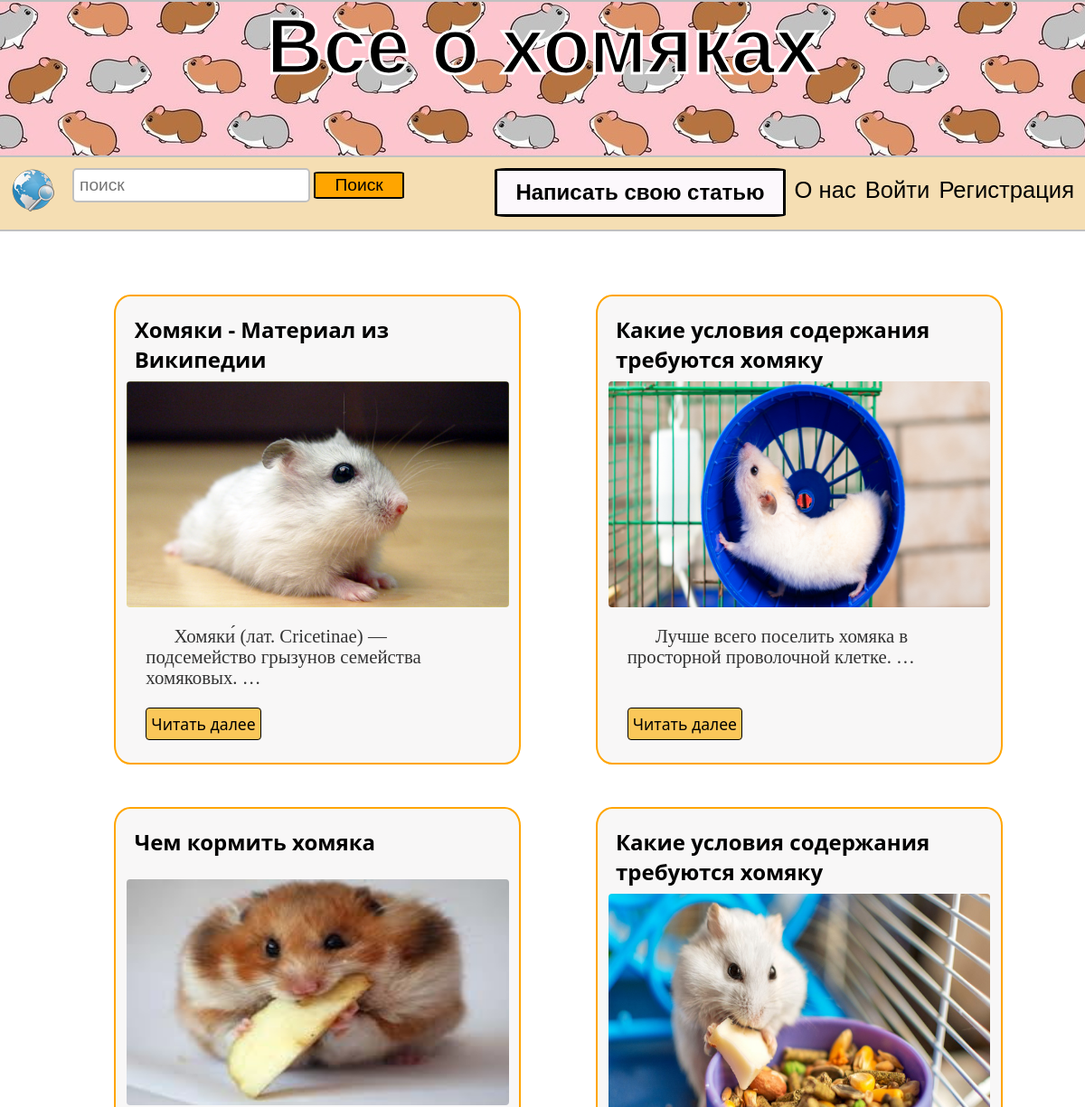
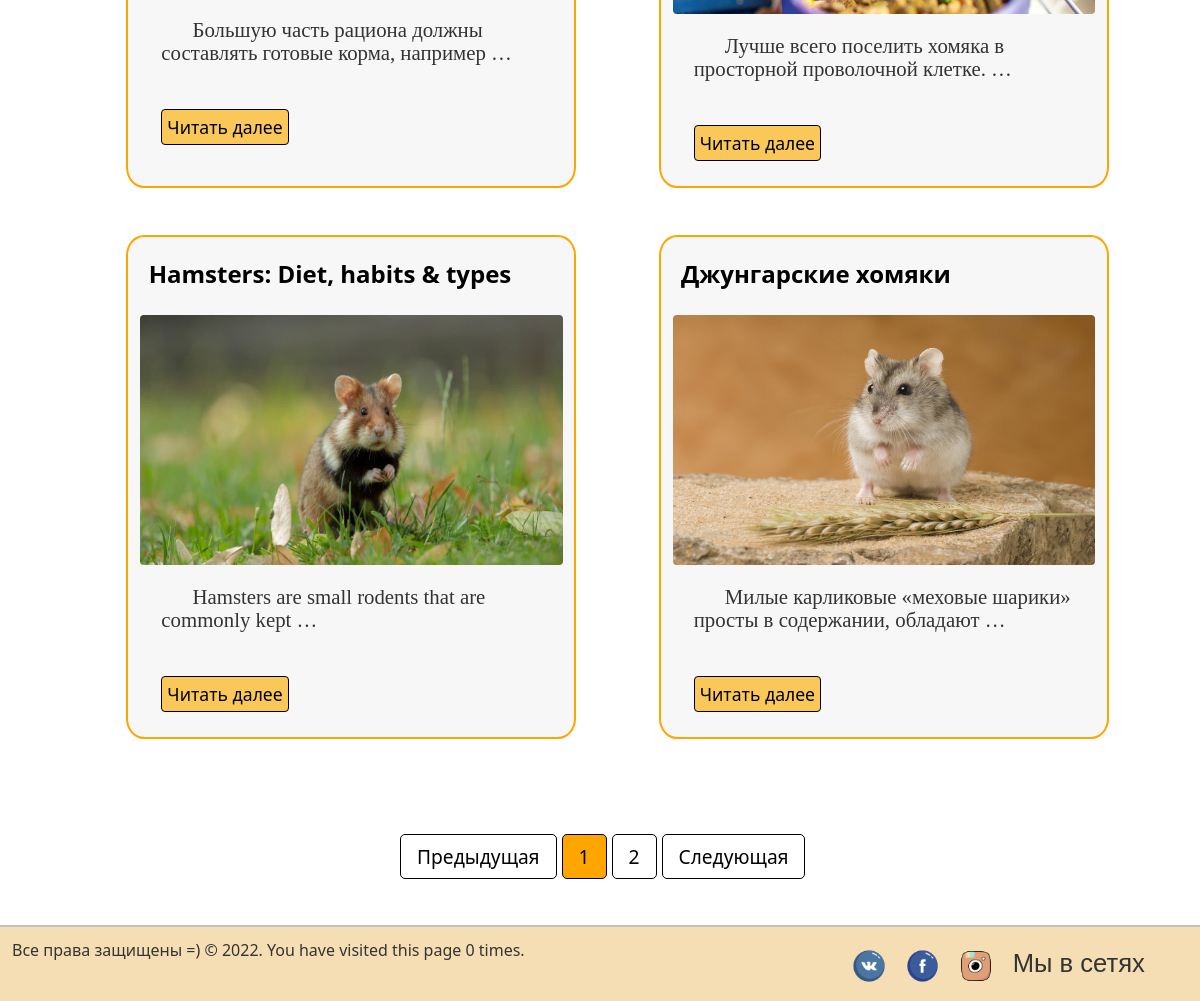
The app's page /, older data (2 pictures, top to bottom).
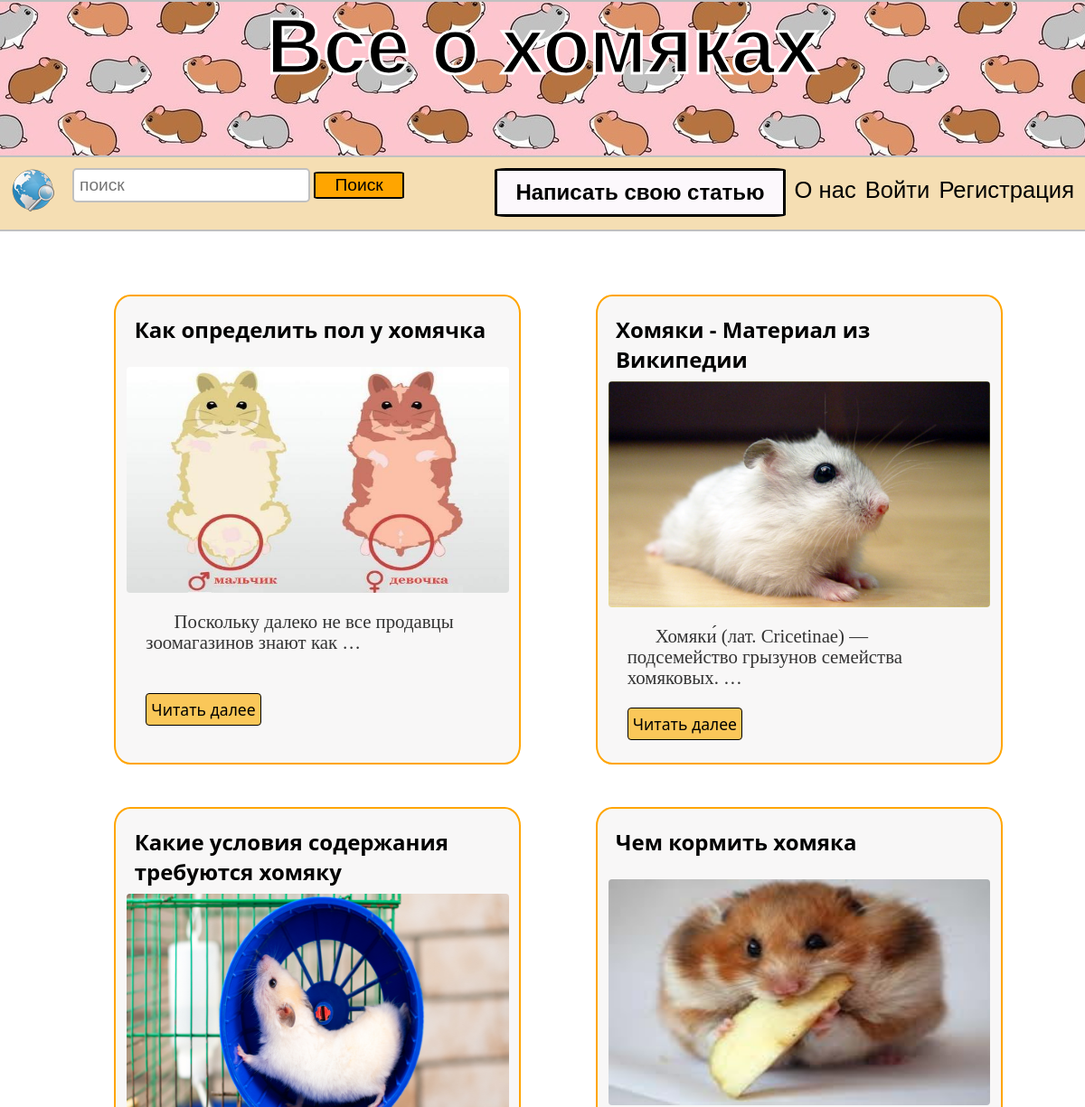
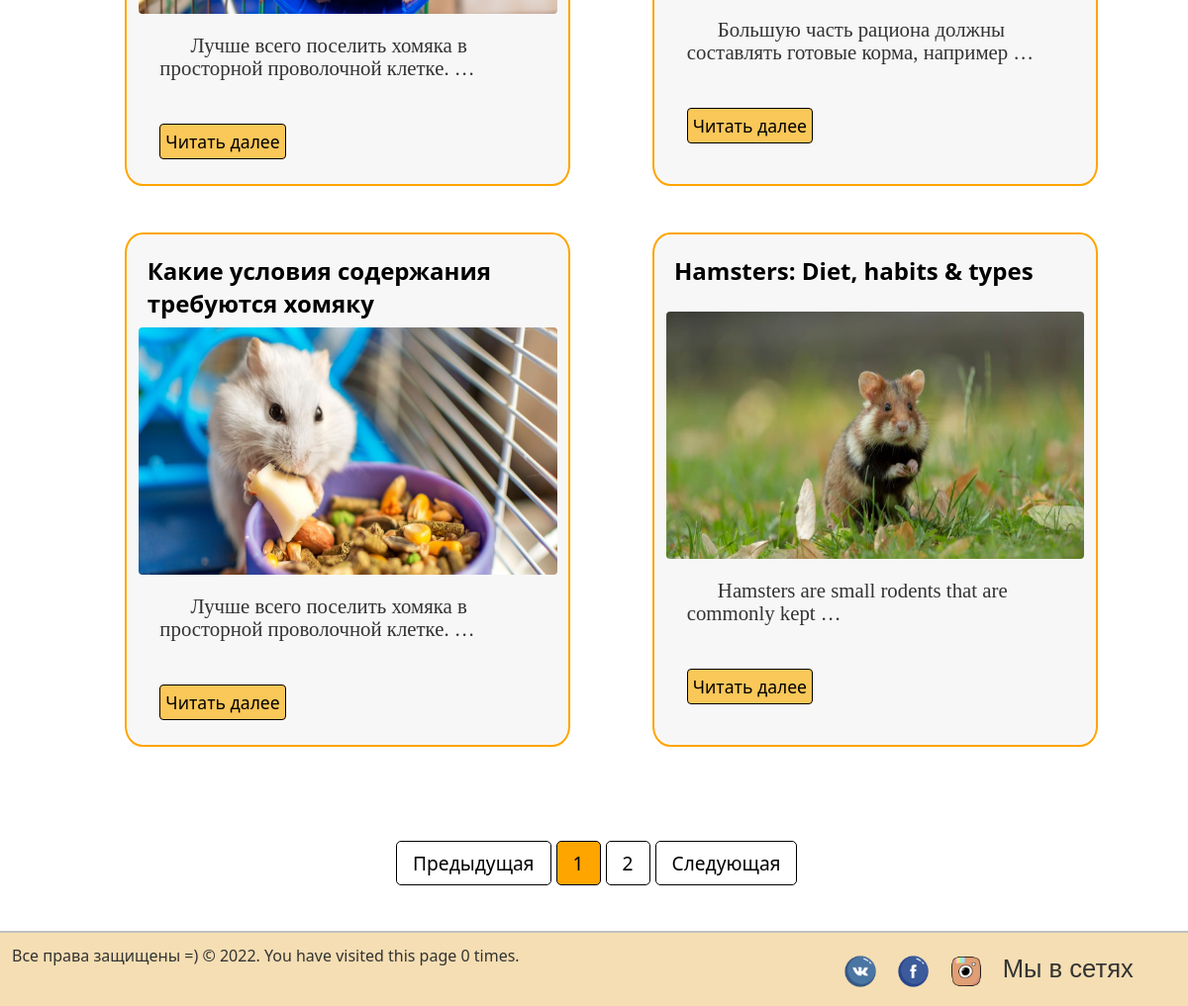
The same page, newer data (2 pictures, top to bottom).
### myblog/models.py (models this page shows, shortened)
class Post(models.Model):
    title = models.CharField(max_length=200)
    url = models.SlugField(null=False, unique=True)
    content = models.TextField()
    image = models.ImageField()
    created_at = models.DateField(default=timezone.now)
    author = models.ForeignKey(User, on_delete=models.CASCADE)

### myblog/views.py (the view)
# urls.py: path('', MainView.as_view(), name='index'),
class MainView(View):
    def get(self, request, *args, **kwargs):
        posts = Post.objects.get_queryset().order_by('-created_at')
        paginator = Paginator(posts, 6)
        page_number = request.GET.get('page')
        page_obj = paginator.get_page(page_number)
        num_visits = request.session.get('num_visits', 0)
        request.session['num_visits'] = num_visits + 1
        return render(request, 'myblog/index.html', context={
            'page_obj': page_obj, 'num_visits':num_visits
        })

### myblog/templates/myblog/index.html (shortened to what this page needs)
{% extends './base.html' %}
{% load static %}
{% block content %}
	<div class="wrapper">
		<div class="articles">
			{% for post in page_obj %}
			<div class="article">
					<div class="content">
						<div class="title">
							<h4>{{ post.title|safe }}</h4>
						</div>
						<img src="media/{{ post.image }}" title="Humster picture">
						<p>{{ post.content|truncatewords:8 }}</p>
					</div>
					<a href="{% url 'post_detail' slug=post.url %}">Читать далее</a>
			</div>
			{% endfor %}
		</div>
	</div>
	{% endblock content %}
{% block pagination %}
    <div class="pagin_div">
        <nav class="pagination">
        <ul class="pagination">
            {% if page_obj.has_previous %}
                <a class="" href="?page={{ page_obj.previous_page_number }}" tabindex="-1">Предыдущая</a>
            {% else %}
                <li><a href="#" tabindex="-1">Предыдущая</a></li>
            {% endif %}
            {% for i in page_obj.paginator.page_range %}
                {% if i == page_obj.number %}
                    <li><a href="?page={{ i }}" class="sr-only">{{ i }}</a></li>
                {% else %}
                    <li><a href="?page={{ i }}" >{{ i }}</a></li>
                {% endif %}
            {% endfor %}
        {% if page_obj.has_next %}
            <a class="next" href="?page={{ page_obj.next_page_number }}">Следующая</a>
        {% else %}
            <li class="next"><a href="#">Следующая</a></li>
        {% endif %}
        </ul>
    </nav>
    </div>
    <br>
{% endblock %}

### myblog/templates/myblog/base.html (shortened to what this page needs)
{% load static %}
<!DOCTYPE html>
<html>
<head>
    <link rel="stylesheet" href="{% static '/css/style.css' %}">
</head>
<body>
{% block header %}
    {% include './block/header.html' %}
{% endblock %}
{% include './block/navbar.html' %}
	{% block content %}{% endblock content %}
    {% block pagination %}{% endblock %}
    {% include './block/footer.html' %}
</body>
</html>

### myblog/templates/myblog/block/header.html
<div class="header">
	<div class="clear">
		<div id="main_soc_block">
			<div id="main_soc_block_in">
				<a href="{% url 'index' %}"><h1>Все о хомяках</h1></a>
			</div>
		</div>
	</div>
</div>

### myblog/templates/myblog/block/navbar.html
{% load static %}
<div id="page-wrap">
		<header>
			<div class="left">
			    <a class="left" href="{% url 'index' %}" title="На главную" id="logo"><img src="{% static 'img/main.png' %}"></a>
			    <form class="left" action="{% url 'search_results' %}" method="get">
					<input type="text" class="field" placeholder="поиск" name="q"/>
		  			<button class="search_button" type="submit">Поиск</button>
				</form>
			</div>
            {% if user.is_authenticated %}
                <span class="signin_login">{{ user }}</span>
                <a href="{% url 'my_articles' %}"><span class="right">Мои статьи</span></a>
                <a href="{% url 'signout' %}"><span class="right">Выход</span></a>
            {% else %}
			    <a href="{% url 'signup' %}"><span class="right">Регистрация</span></a>
				<a href="{% url 'signin' %}"><span class="right">Войти</span></a>
            {% endif %}
                <a href="{% url 'about' %}"><span class="right">О нас</span></a>
				<a href="{% url 'write_article' %}" class="write_article"><h2>Написать свою статью</h2></a>
		</header>
	</div>

### myblog/templates/myblog/block/footer.html
{% load static %}
<footer>
		<span class="left">Все права защищены =) &copy; 2022</span>
		<span class="left"><p>. You have visited this page {{ num_visits }}{% if num_visits == 1 %} time{% else %} times{% endif %}.</p></span>
		<span class="right">Мы в сетях
            <a href="https://vk.com/hamsters1922" target="_blank"><img src="{% static 'img/vk.png' %}" alt="Вконтакте" title="Группа Вконтакте"></a>
		    <a href="https://www.facebook.com/Hamsters" target="_blank"><img src="{%  static 'img/face.png' %}" alt="Фейсбук" title="Фейсбук"></a>
		    <a href="https://www.instagram.com/explore/tags/hamster/" target="_blank"><img src="{% static 'img/inst.png' %}" alt="Инстаграм" title="Инстаграм "></a>
        </span>
	</footer>

### myblog/static/css/style.css (style rules this page uses)
* { margin: 0; padding: 0; outline: none; }
html { height: 100%; }
body { width: 100%; height: 100%; color: #333; background-color: f7f7f7; font-size: 1em; font-family: "Segoe UI", sans-serif; }
h1 { -webkit-text-stroke: 3px white; font-size: 540%; font-family: Comic Sans MS, sans-serif; padding-bottom: 5%; }
a { color: black; text-decoration: none; transition: all.6s ease; -moz-transition: all.6s ease; }
.left { float: left; }
.right { margin-top: 10px; float: right; font-size: 1.6em; font-family: Comic Sans MS, sans-serif; margin-left: 10px; }
.clear { clear: both; }
header, footer { width: 98%; background-color: wheat; min-height: 50px; float: left; }
header { position:sticky; border-bottom: 2px solid silver; padding: 1%; }
#logo { font-size: 2em; font-family: Comic Sans MS, sans-serif; }
input[type=text].field { border-radius: 5px; border: 2px solid silver; padding: 6px; margin-left: 20px; min-height: 15px; font-size: 1.2em; }
.wrapper { margin-top: 3%; padding: 1%; margin-bottom: 3%; }
.wrapper .articles { width: 100%; margin: 0px 2%; margin-left: auto; margin-right: auto; display: flex; justify-content: center; flex-wrap: wrap; }
li { list-style-type: none; }
.wrapper .articles .article { margin: 1%; width: 450px; border: 2px solid orange; padding: 1%; box-sizing: border-box; border-radius: 4%; background-color: #F8F7F7; height: auto; }
.wrapper .articles .article img { width: 100%; height: 250px; border-radius: 4px 4px 4px 4px; margin-bottom: 10px; }
.wrapper .articles .article p { margin-left: 5%; width: 90%; text-indent: 1.5em; padding-top: 6px; font-family: Verdana fantasy; line-height: 110%; font-size: 1.3em; min-height: 90px; }
.wrapper .articles .article .content .title { font-weight: normal; font-size: 1.5em; color: black; margin: 2%; min-height: 50px; }
.wrapper .articles .article a { padding: 5px; background-color: #FAC759; margin-left: 5%; margin-bottom: 3%; border-radius: 4px; float: left; border: 1px solid black; font-size: 1.1em; }
#main_soc_block { position:relative; width: 100%; padding: 0; border-bottom: 2px solid silver; border-top: 2px solid silver; background-image: url(bg.jpg); height: 170px; }
#main_soc_block_in { text-align: center; margin-left: auto; margin-right: auto; }
footer { padding: 1%; border-top: 2px solid silver; }
footer img { width: 10%; float: left; margin-right: 20px; }
#page-wrap { min-height: 4%; margin-bottom: 10px; height: 10%; }
.write_article { border: 3px solid black; border-radius: 4%; padding: 10px 20px; background-color: #FCF8FC; float: right; font-size: 1em; font-family: Comic Sans MS, sans-serif; margin-left: 10px; }
#page-wrap:after { content: ""; display: block; }
.search_button { width: 100px; border: 2px solid black; background: orange; border-radius: 6%; cursor: pointer; font-family: Comic Sans MS, sans-serif; font-size: 1.2em; min-height: 15px; padding: 2px; }
.pagin_div { width: 400px; margin-left: auto; margin-right: auto; padding-top: 2%; padding-bottom: 2%; }
.pagination { display: flex; column-gap: 5px; }
.pagination a { color: black; float: left; padding: 8px 16px; text-decoration: none; border: 1px solid black; border-radius: 5px; font-size: 1.2em; }
.pagination .sr-only { background: orange; }
@media (max-width: 1200px) { .wrapper .articles .article { margin: 2% 2% 2% 5%; } }

Row changes from the older to the newer data that the page shows:
no longer on this page (row unchanged): Post: title "Джунгарские хомяки", image (picture), content "Милые карликовые «меховые шарики» просты в содержании, обладают …"
added Post: title "Как определить пол у хомячка", image (picture), content "Поскольку далеко не все продавцы зоомагазинов знают как …"
